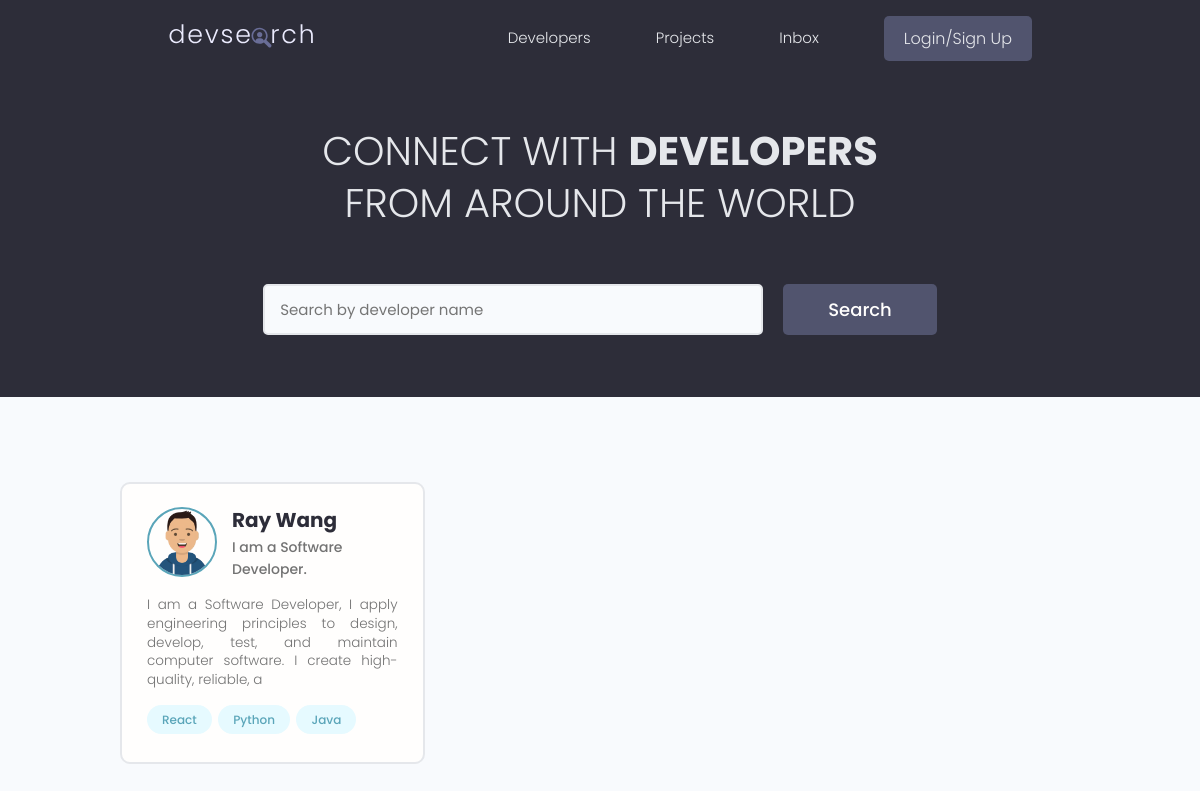
/, run on an earlier commit of the app's database.
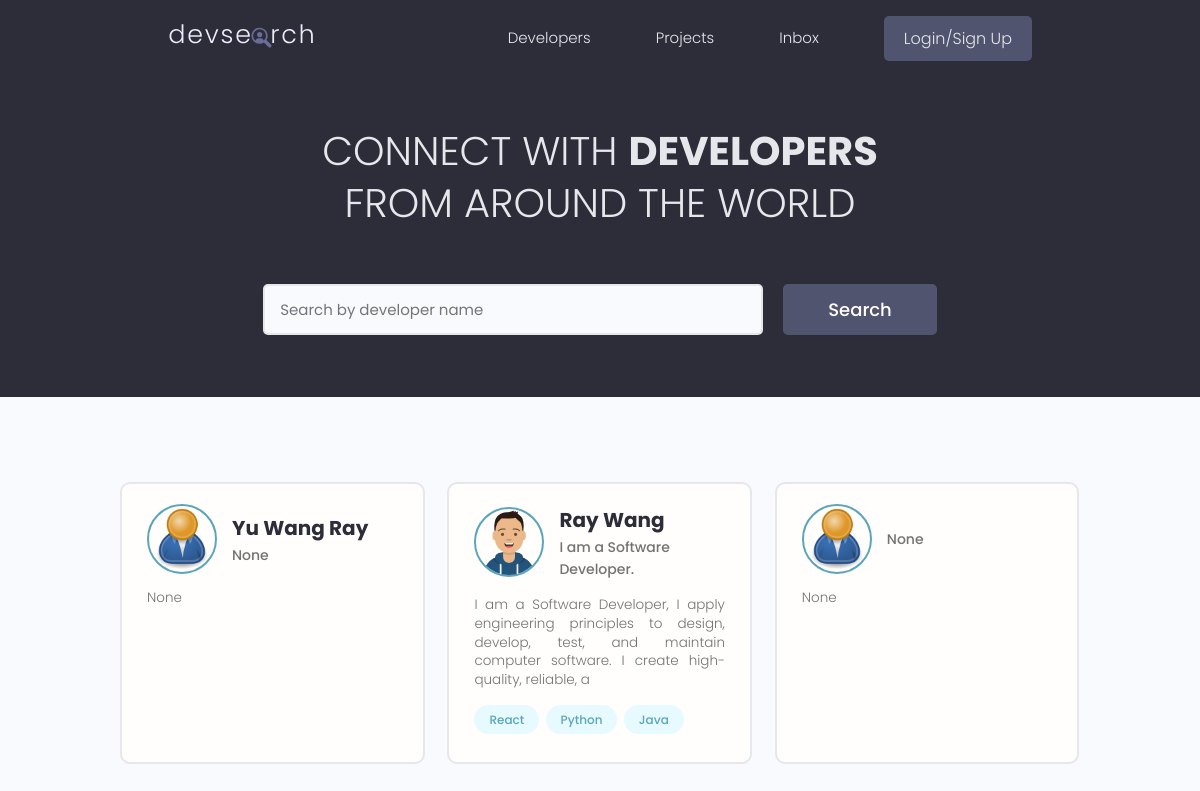
And on a later commit of the database.
### users/models.py (models this page shows, shortened)
class Profile(models.Model):
    user = models.OneToOneField(User, on_delete=models.CASCADE, null=True, blank=True)
    name = models.CharField(max_length=200, null=True, blank=True)
    email = models.EmailField(max_length=500, blank=True, null=True)
    username = models.CharField(max_length=200, null=True, blank=True)
    location = models.CharField(max_length=200, null=True, blank=True)
    short_intro = models.TextField(blank=True, null=True)
    bio = models.TextField(blank=True, null=True)
    profile_image = models.ImageField(null=True, blank=True, upload_to='profiles/', default='profiles/user-default.png')
    social_github = models.CharField(max_length=200, null=True, blank=True)
    social_twitter = models.CharField(max_length=200, null=True, blank=True)
    social_linkedin = models.CharField(max_length=200, null=True, blank=True)
    social_website = models.CharField(max_length=200, null=True, blank=True)
    created = models.DateTimeField(auto_now_add=True)
    id = models.UUIDField(default=uuid.uuid4, unique=True, primary_key=True, editable=False)

class Skill(models.Model):
    owner = models.ForeignKey(Profile, on_delete=models.CASCADE, null=True, blank=True)
    name = models.CharField(max_length=200, blank=True, null=True)
    description = models.TextField(blank=True, null=True)
    created = models.DateTimeField(auto_now_add=True)
    id = models.UUIDField(default=uuid.uuid4, unique=True, primary_key=True, editable=False)
    def __str__(self):
        return str(self.name)

### users/views.py (the view)
# urls.py: path('', views.profiles, name='profiles'),
def profiles(request):
    profiles, search_query = searchProfiles(request)
    context = {'profiles': profiles, 'search_query': search_query}
    return render(request, 'users/profiles.html', context)

### users/utils.py (called while the page is built)
def searchProfiles(request):
    search_query = ''
    if request.GET.get('search_query'):
        search_query = request.GET.get('search_query')
    skills = Skill.objects.filter(name__icontains=search_query)
    profiles = Profile.objects.distinct().filter(
                                    Q(name__icontains=search_query) |
                                    Q(short_intro__icontains=search_query) |
                                    Q(skill__in=skills)
                                       )
    return profiles, search_query

### users/templates/users/profiles.html (shortened to what this page needs)
{% extends 'main.html' %}
    {% block content %}
    <main class="home">
        <section class="hero-section text-center">
        <div class="container container--narrow">
            <div class="hero-section__box">
            <h2>CONNECT WITH <span>DEVELOPERS</span></h2>
            <h2>FROM AROUND THE WORLD</h2>
            </div>
            <div class="hero-section__search">
            <form class="form" action="{% url 'profiles' %}" method="get">
                <div class="form__field">
                <input class="input input--text" id="formInput#search" type="text" name="search_query" value="{{search_query}}"
                    placeholder="Search by developer name" />
                </div>
                <input class="btn btn--sub btn--lg" type="submit" value="Search" />
            </form>
            </div>
        </div>
        </section>
        <section class="devlist">
        <div class="container">
            <div class="grid grid--three">
                {% for profile in profiles %}
            <div class="column card">
                <div class="dev">
                <a href="{% url 'user-profile' profile.id %}" class="card__body">
                    <div class="dev__profile">
                    <img class="avatar avatar--md" src="{{profile.profile_image.url}}" alt="image" />
                    <div class="dev__meta">
                        <h3>{{profile.name}}</h3>
                        <h5>{{profile.short_intro|slice:"150"}}</h5>
                    </div>
                    </div>
                    <p class="dev__info">
                    {{profile.bio|slice:"150"}}
                    </p>
                    <div class="dev__skills">
                        {% for skill in profile.skill_set.all|slice:"5" %}
                    <span class="tag tag--pill tag--main">
                        <small>{{skill}}</small>
                    </span>
                    {% endfor %}
                    </div>
                </a>
                </div>
            </div>
                {% endfor %}
            </div>
        </div>
        </section>
    </main>
    {% endblock %}

### templates/main.html (shortened to what this page needs)
<!DOCTYPE html>
{% load static %}
<html lang="en">
<head>
    <link rel="stylesheet" href="https://cdn.iconmonstr.com/1.3.0/css/iconmonstr-iconic-font.min.css" />
    <link rel="stylesheet" href="{% static 'uikit/styles/uikit.css' %}" />
    <link rel="stylesheet" href="{% static 'styles/app.css' %}" />
</head>
<body>
    {% include 'navbar.html' %}
    {% block content %}
    {% endblock content %}
</body>
</html>

### templates/navbar.html (shortened to what this page needs)
{% load static %}
<header class="header">
    <div class="container container--narrow">
      <a href="{% url 'profiles' %}" class="header__logo">
        <img src="{% static 'images/logo.svg' %}" alt="DevSearch Logo" />
      </a>
      <nav class="header__nav">
        <ul class="header__menu">
          <li class="header__menuItem"><a href="{% url 'profiles' %}">Developers</a></li>
          <li class="header__menuItem"><a href="{% url 'projects' %}">Projects</a></li>
          <li class="header__menuItem"><a href="">Inbox</a></li>
          {% if request.user.is_authenticated %}
          <li class="header__menuItem"><a href="{% url 'account' %}">Account</a></li>
          <li class="header__menuItem"><a href="{% url 'logout' %}" class="btn btn--sub">Logout</a></li>
          {% else %}
          <li class="header__menuItem"><a href="{% url 'login' %}" class="btn btn--sub">Login/Sign Up</a></li>
          {% endif %}
        </ul>
      </nav>
    </div>
  </header>

### static/styles/app.css (style rules this page uses)
:root { --color-sub: #2d2d39; }
.btn--sub { background-color: var(--color-sub-light); }
.card { border: 2px solid var(--color-light); }
img { width: 100%; }
.header { position: sticky; z-index: 111; background-color: var(--color-sub); padding: 1.5rem 0; }
.header > .container { display: flex; justify-content: space-between; align-items: center; }
.header__logo > img { height: 3.8rem; }
.header__nav > ul { display: inline-flex; align-items: center; list-style: none; gap: 6.5rem; }
.header__menuItem > a { color: var(--color-light); font-weight: 300; }
.hero-section { height: 40vh; display: flex; align-items: center; background-color: var(--color-sub); }
.hero-section__box { margin-bottom: 4rem; }
.hero-section__box > h2, .hero-section__box > h2 > span { font-size: 4rem; color: var(--color-light); line-height: 1.3; text-transform: uppercase; }
.hero-section__box > h2 { font-weight: 300; }
.hero-section__box > h2 > span { font-weight: 700; }
.hero-section__search > .form { display: flex; align-items: center; justify-content: center; gap: 2rem; }
.hero-section__search > .form input.input--text { width: 50rem; }
.devlist { margin-top: 8rem; }
.devlist .grid { align-items: stretch; }
.devlist .dev .dev__profile { display: flex; align-items: center; gap: 1.5rem; }
.devlist .dev .dev__meta h3 { color: var(--color-sub); font-size: 2rem; font-weight: 700; }
.devlist .dev .dev__meta h5 { color: var(--color-text); font-size: 1.4rem; font-weight: 500; }
.devlist .dev .dev__info { margin: 1.5rem 0; font-size: 1.35rem; line-height: 1.4; text-align: justify; }

### static/uikit/styles/modules/_variables.css (style rules this page uses)
:root { --color-main: #5aa5b9; --color-main-light: #e6faff; --color-sub: #3f4156; --color-sub-light: #51546e; --color-sub-lighter: #ededfd; --color-text: #737373; --color-gray: #8b8b8b; --color-light: #e5e7eb; --color-light-gray: #767676; --color-bg: #f8fafd; --color-white: #fffefd; --color-white-light: #f3f3f3; --color-success: #359e64; --color-success-bg: #def8e8; --color-error: #fc4b0b; --color-error-bg: #fff2ee; --font-base: 'Poppins', arial, helvetica, 'Segoe UI', roboto, ubuntu, sans-serif; --font-monospace: 'Fira Code', 'Courier New', courier, monospace; --font-regular: 300; --font-medium: 500; --font-bold: 700; --generic-shadow: 1px 1px 5px #00000010; --generic-transition: all 0.3s ease-in-out; }

### static/uikit/styles/modules/_base.css (style rules this page uses)
* { margin: 0; padding: 0; box-sizing: border-box; text-rendering: optimizeLegibility; color: inherit; font-size: inherit; }
html { font-size: 50%; }
@media only screen and (min-width: 480px) { html { font-size: 56.25%; } }
@media only screen and (min-width: 1200px) { html { font-size: 62.5%; } }
body { line-height: 1.6; font-weight: 400; font-size: 1.5rem; color: var(--color-text); background-color: var(--color-bg); min-height: 100vh; }

### static/uikit/styles/modules/_typography.css (style rules this page uses)
* { font-family: var(--font-base); }
h2 { font-size: 3.6rem; font-weight: var(--font-bold); }
h3 { font-size: 3.2rem; font-weight: var(--font-medium); }
h5 { font-size: 2.4rem; font-weight: var(--font-medium); }
h5, h6 { font-weight: var(--font-regular); }
p, span, strong { font-size: 1.6rem; color: var(--color-text); font-weight: var(--font-regular); }
a { padding-bottom: 2px; text-decoration: none; display: inline-block; color: var(--color-main); font-weight: var(--font-medium); }

### static/uikit/styles/modules/_utilities.css (style rules this page uses)
.container { width: 92%; max-width: 165rem; margin: 0 auto; box-sizing: border-box; }
.container--narrow { width: 92%; max-width: 120rem; }
@media screen and (min-width: 1000px) { .container { width: 90%; } }
@media screen and (min-width: 1000px) { .container--narrow { width: 85%; } }
@media screen and (min-width: 1200px) { .container { width: 80%; } }
@media screen and (min-width: 1200px) { .container--narrow { width: 72%; } }
.text-center { text-align: center; }

### static/uikit/styles/modules/_avatar.css (style rules this page uses)
.avatar { border-radius: 50%; border: 2px solid var(--color-main); object-fit: cover; }
.avatar--md { height: 7rem; width: 7rem; }

### static/uikit/styles/modules/_button.css (style rules this page uses)
.btn { display: inline-block; position: relative; cursor: pointer; background-color: var(--color-light); font-weight: var(--font-medium); color: var(--color-sub); text-decoration: none; padding: 1rem 2rem; border-radius: 0.5rem; border: none; width: -webkit-fit-content; width: -moz-fit-content; width: fit-content; height: -webkit-fit-content; height: -moz-fit-content; height: fit-content; font-size: 1.6rem; outline-width: 0; outline-color: transparent; -webkit-backface-visibility: hidden; backface-visibility: hidden; transition: all 0.3s ease-in-out; }
.btn--sub { background-color: var(--color-sub); color: var(--color-white); }
.btn--lg { font-size: 1.8rem; padding: 1.2rem 4.5rem; }

What changed in the data, as far as the page shows it:
added Profile: profile_image (placeholder picture), name "Yu Wang Ray", short_intro "None", bio "None"
added Profile: profile_image (placeholder picture), short_intro "None", bio "None"
